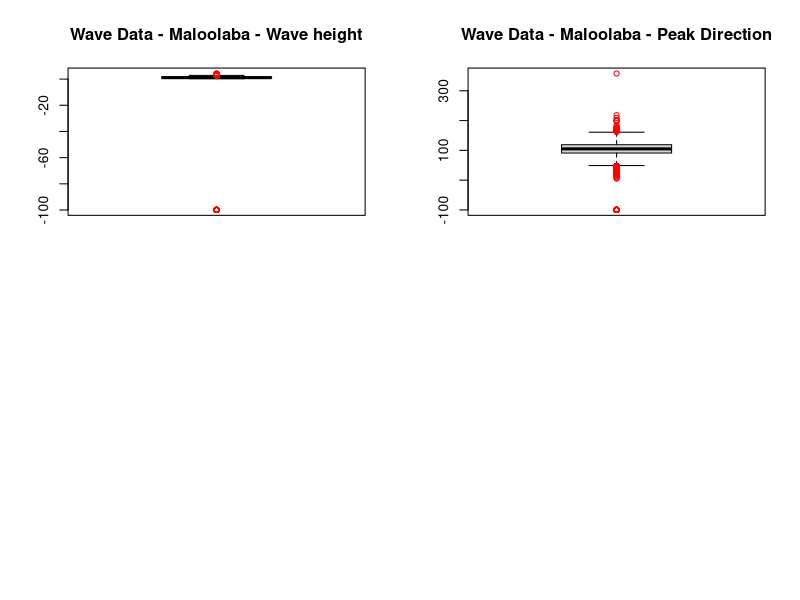
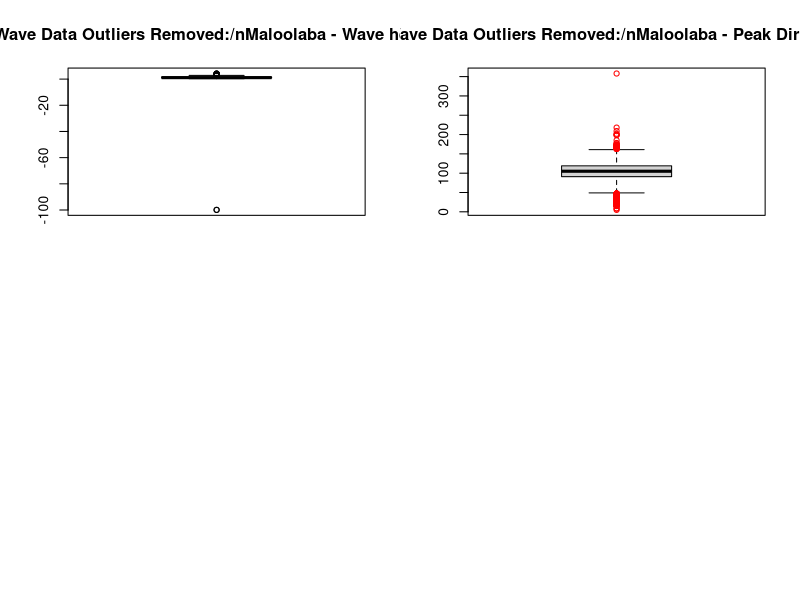

R code for these plots, in order:
## ---- chunk 1
maloolaba.waves <- read.csv(file = "./data/mooloolaba_2018-01-01t00_00-2018-10-31t23_30.csv", header = T)
caloundra.waves <- read.csv(file = "./data/caloundra-pob_2018-01-01t00_00-2018-10-31t23_30.csv", header = T)


## ---- chunk 2
head(maloolaba.waves)
tail(maloolaba.waves)

## ---- chunk 3
summary(maloolaba.waves)
## ---- chunk 4
par(mfrow=c(2,2))
boxplot(maloolaba.waves$Hs,
        data=maloolaba.waves,
        outcol="red",
        main="Wave Data - Maloolaba - Wave height") 

boxplot(maloolaba.waves$Peak.Direction,
        data=maloolaba.waves,
        outcol="red",
        main="Wave Data - Maloolaba - Peak Direction")

## ---- chunk 5

# Change -99 numeric value to NA (Not Available)
maloolaba.outliers.RMD <- apply(maloolaba.waves, 2,
                                function(x) ifelse(x==-99.9, NA, x))

# Remove all rows with NA and the data now become a large array with character values
maloolaba.outliers.RMD <- na.omit(maloolaba.outliers.RMD)

# Remove/subset date.time. In order to create a dataframe the data is converted to either factor or character
maloolaba.date.time <- as.data.frame(subset(maloolaba.outliers.RMD, 
                                            select = Date.Time))
maloolaba.outliers.RMD <- subset(maloolaba.outliers.RMD, select = -Date.Time)
# Change character to numeric
maloolaba.outliers.RMD <- apply(maloolaba.outliers.RMD, 2,
                                           function(x)as.numeric(as.character(x)))

maloolaba.RMDOL <- cbind(maloolaba.date.time, maloolaba.outliers.RMD)

#maloolaba.outliers.RMD <- as.data.frame(maloolaba.outliers.RMD, 
#                                        stringsAsFactors = FALSE)

## ---- chunk 6
par(mfrow=c(2,2))
boxplot(maloolaba.RMDOL$Hs,
        data=maloolaba.RMDOL,
        main="Wave Data Outliers Removed:/nMaloolaba - Wave height") 

boxplot(maloolaba.RMDOL$Peak.Direction,
        data=maloolaba.RMDOL,
        outcol="red",
        main="Wave Data Outliers Removed:/nMaloolaba - Peak Direction")

